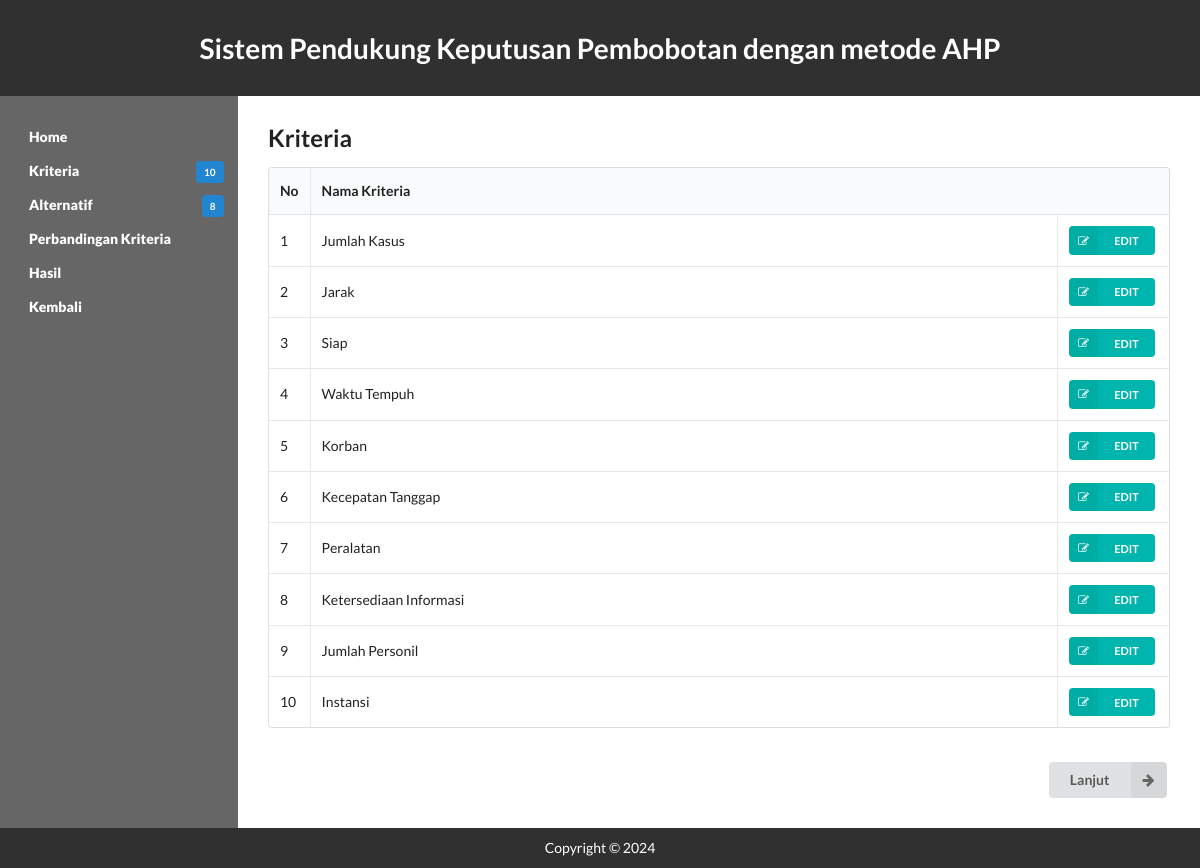
/p_ahp/kriteria.php, run on the app's committed database.
### tables this page shows
CREATE TABLE `kriteria_edas` (
  `id_kriteria` int(11) UNSIGNED NOT NULL,
  `id_ahp_kriteria` int(11) NOT NULL,
  `nama` varchar(100) NOT NULL,
  `bobot` float NOT NULL,
  `atribut` set('benefit','cost') DEFAULT NULL,
  `av` float NOT NULL,
  `pvektor` float NOT NULL,
  `ei` float NOT NULL
);

### p_ahp/kriteria.php (the view, shortened to what this page needs)
<?php
	include('../fungsi.php');
	include('header.php');
?>
<section class="content">
	<h2 class="ui header">Kriteria</h2>
	<table class="ui celled table">
		<thead>
			<tr>
				<th class="collapsing">No</th>
				<th colspan="2">Nama Kriteria</th>
			</tr>
		</thead>
		<tbody>
		<?php
			$query = "SELECT id_kriteria, nama FROM kriteria_edas ORDER BY id_kriteria";
			$result	= mysqli_query($koneksi, $query);
			$i = 0;
			while ($row = mysqli_fetch_array($result)) {
				$i++;
		?>
			<tr>
				<td><?php echo $i ?></td>
				<td><?php echo $row['nama'] ?></td>
				<td class="right aligned collapsing">
					<form method="post" action="kriteria.php">
						<button type="submit" name="edit" class="ui mini teal left labeled icon button"><i class="right edit icon"></i>EDIT</button>
					</form>
				</td>
			</tr>
	<?php } ?>
		</tbody>
	</table>
	<br>
	<form action="alternatif.php">
	<button class="ui right labeled icon button" style="float: right;">
		<i class="right arrow icon"></i>
		Lanjut
	</button>
	</form>
</section>
<?php include('../footer.php'); ?>

### css/style.css (style rules this page uses)
html { display: -webkit-box;display: -ms-flexbox;display: flex; -webkit-box-orient: vertical; -webkit-box-direction: normal; -ms-flex-direction: column; flex-direction: column; }
body { display: -webkit-box; display: -ms-flexbox; display: flex; -webkit-box-orient: vertical; -webkit-box-direction: normal; -ms-flex-direction: column; flex-direction: column; min-height: 100vh; }
.content { display: block; -webkit-box-flex: 1; -ms-flex: 1; flex: 1; }
body { margin: 0; background: #fff; }
header, nav, section, footer { padding: 10px 30px; margin: 0; color: #fff; }
section { background: white; color: black; padding: 30px; }

### data on the page
kriteria_edas: nama "Jumlah Kasus"
kriteria_edas: nama "Jarak"
kriteria_edas: nama "Siap"
kriteria_edas: nama "Waktu Tempuh"
kriteria_edas: nama "Korban"
kriteria_edas: nama "Kecepatan Tanggap"
kriteria_edas: nama "Peralatan"
kriteria_edas: nama "Ketersediaan Informasi"
kriteria_edas: nama "Jumlah Personil"
kriteria_edas: nama "Instansi"

### other printed values
getJumlahKriteria() "10"
getJumlahAlternatif() "8"
